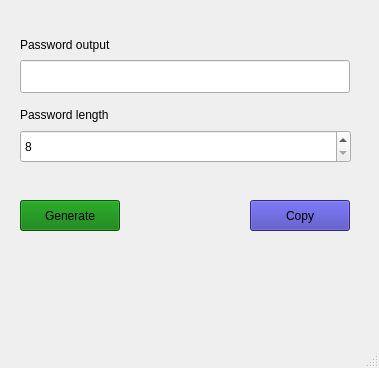
<?xml version="1.0" encoding="UTF-8"?>
<ui version="4.0">
 <class>MainWindow</class>
 <widget class="QMainWindow" name="MainWindow">
  <property name="geometry">
   <rect>
    <x>0</x>
    <y>0</y>
    <width>379</width>
    <height>368</height>
   </rect>
  </property>
  <property name="windowTitle">
   <string>Py - Password Generator</string>
  </property>
  <property name="windowOpacity">
   <double>1.000000000000000</double>
  </property>
  <widget class="QWidget" name="centralwidget">
   <widget class="QPushButton" name="generate">
    <property name="geometry">
     <rect>
      <x>20</x>
      <y>200</y>
      <width>100</width>
      <height>31</height>
     </rect>
    </property>
    <property name="styleSheet">
     <string notr="true">background-color: rgb(2, 120, 0);</string>
    </property>
    <property name="text">
     <string>Generate</string>
    </property>
    <property name="flat">
     <bool>false</bool>
    </property>
   </widget>
   <widget class="QPushButton" name="copy">
    <property name="geometry">
     <rect>
      <x>250</x>
      <y>200</y>
      <width>100</width>
      <height>31</height>
     </rect>
    </property>
    <property name="styleSheet">
     <string notr="true">background-color: rgb(62, 57, 179);</string>
    </property>
    <property name="text">
     <string>Copy</string>
    </property>
   </widget>
   <widget class="QLineEdit" name="lineEdit">
    <property name="geometry">
     <rect>
      <x>20</x>
      <y>60</y>
      <width>330</width>
      <height>33</height>
     </rect>
    </property>
    <property name="font">
     <font>
      <family>Fira Code</family>
      <pointsize>10</pointsize>
     </font>
    </property>
    <property name="autoFillBackground">
     <bool>false</bool>
    </property>
    <property name="text">
     <string/>
    </property>
    <property name="alignment">
     <set>Qt::AlignCenter</set>
    </property>
   </widget>
   <widget class="QLabel" name="msg">
    <property name="geometry">
     <rect>
      <x>20</x>
      <y>250</y>
      <width>330</width>
      <height>71</height>
     </rect>
    </property>
    <property name="inputMethodHints">
     <set>Qt::ImhMultiLine</set>
    </property>
    <property name="text">
     <string/>
    </property>
   </widget>
   <widget class="QSpinBox" name="spinBox">
    <property name="geometry">
     <rect>
      <x>20</x>
      <y>130</y>
      <width>331</width>
      <height>33</height>
     </rect>
    </property>
    <property name="minimum">
     <number>8</number>
    </property>
    <property name="maximum">
     <number>32</number>
    </property>
   </widget>
   <widget class="QLabel" name="msg_2">
    <property name="geometry">
     <rect>
      <x>20</x>
      <y>30</y>
      <width>330</width>
      <height>30</height>
     </rect>
    </property>
    <property name="inputMethodHints">
     <set>Qt::ImhMultiLine</set>
    </property>
    <property name="text">
     <string>Password output</string>
    </property>
   </widget>
   <widget class="QLabel" name="msg_3">
    <property name="geometry">
     <rect>
      <x>20</x>
      <y>100</y>
      <width>330</width>
      <height>30</height>
     </rect>
    </property>
    <property name="inputMethodHints">
     <set>Qt::ImhMultiLine</set>
    </property>
    <property name="text">
     <string>Password length</string>
    </property>
   </widget>
  </widget>
  <widget class="QStatusBar" name="statusbar"/>
 </widget>
 <resources/>
 <connections/>
</ui>
